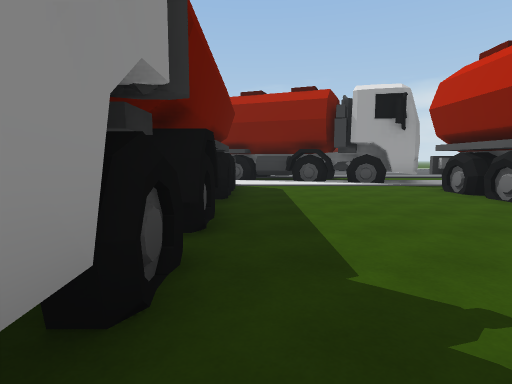
view 1 (above)

24 first-person views from a walk through a scene from a Unity 3-D project. The camera is 1.4 m above the floor, tilts 6° down and sees 80° across. The floor is counted in squares, 2 m on a side. Each view is taken from the middle of a square. On the plan, view 1 faces up. The plan holds only what a view shows up to about 10 squares ahead; the rest is blank. The place goes on beyond the plan.

view 2
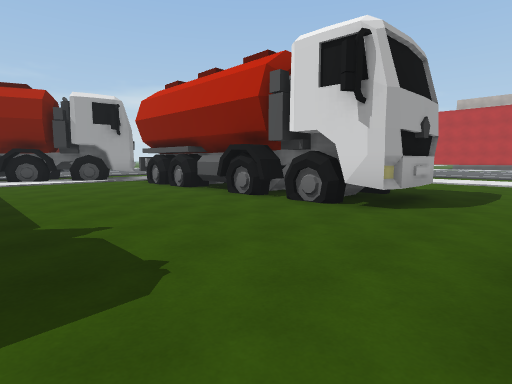

view 3
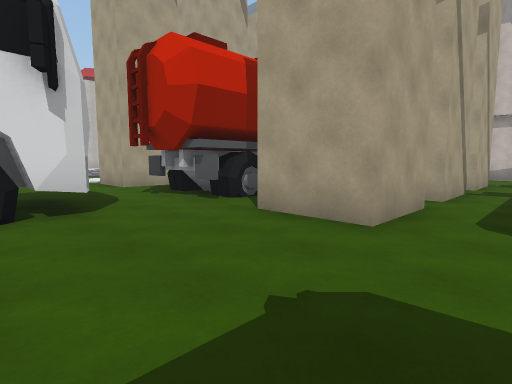

view 4
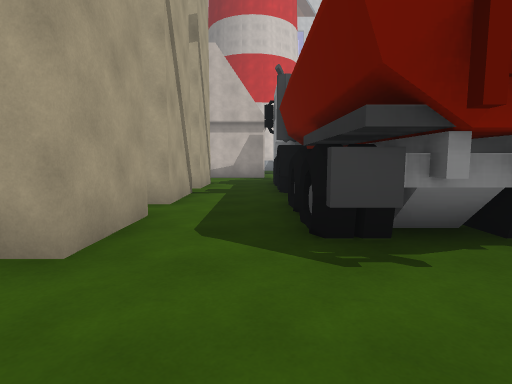

view 5
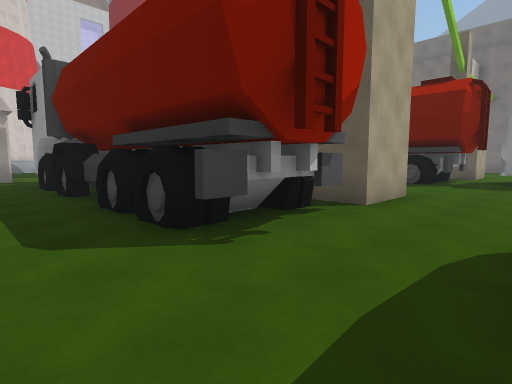

view 6
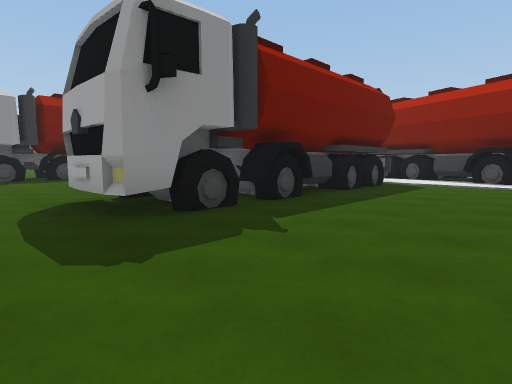

view 7
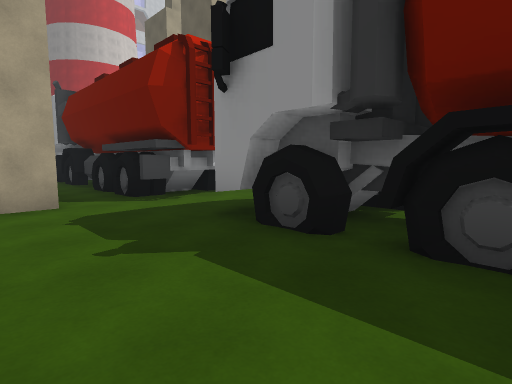

view 8
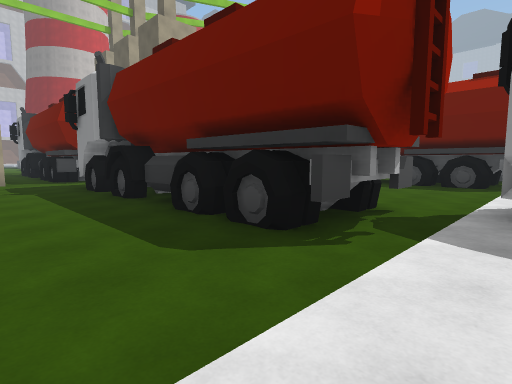

view 9
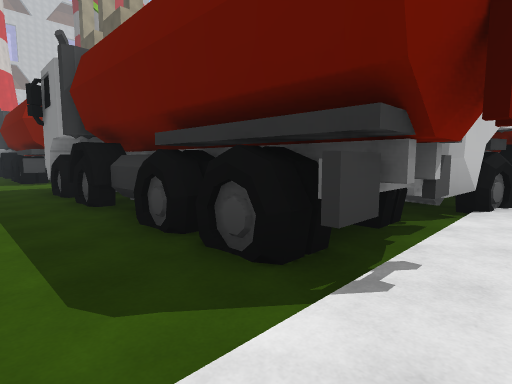

view 10
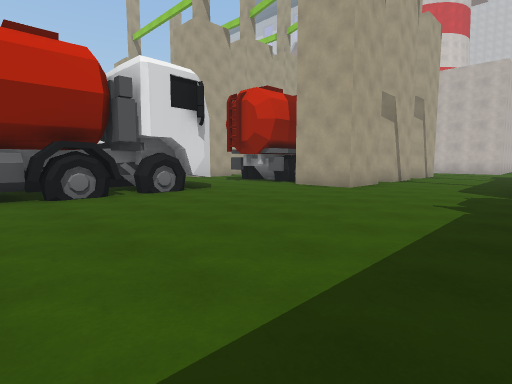

view 11
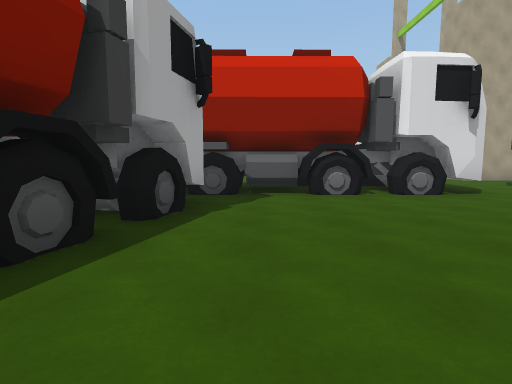

view 12
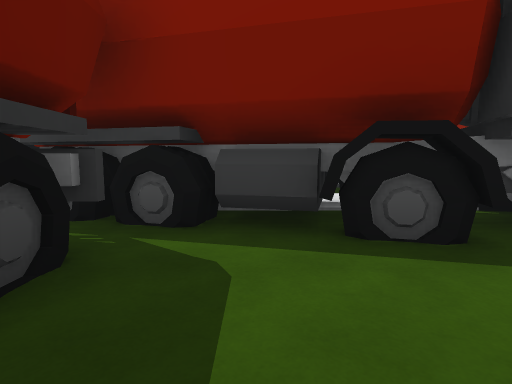

view 13
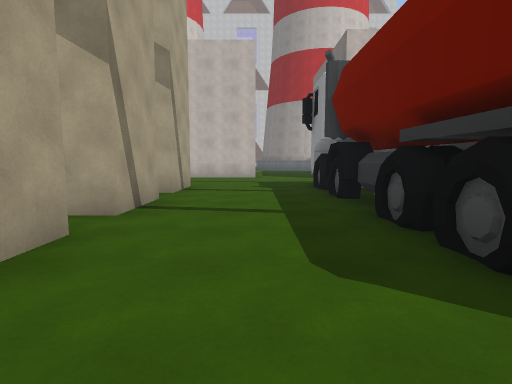

view 14
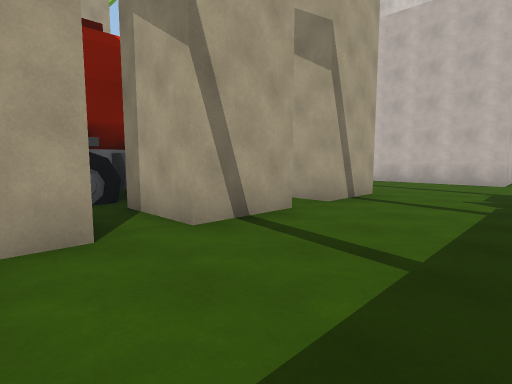

view 15
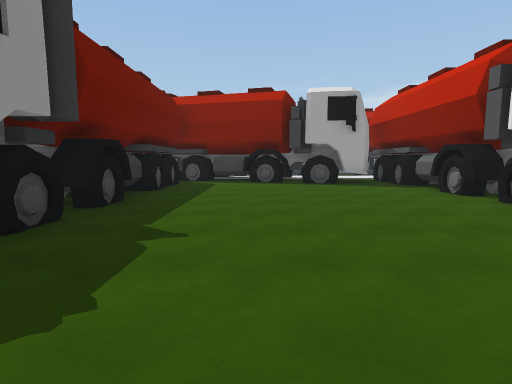

view 16
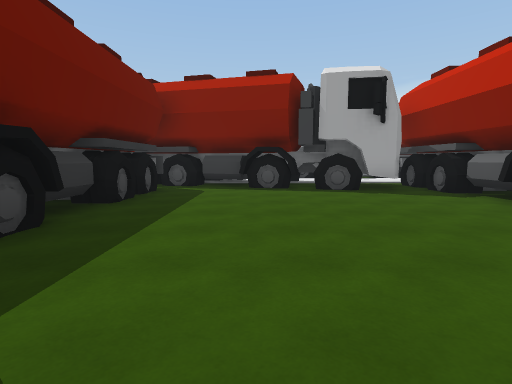

view 17
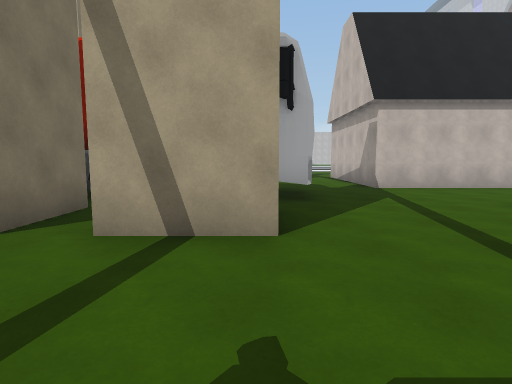

view 18
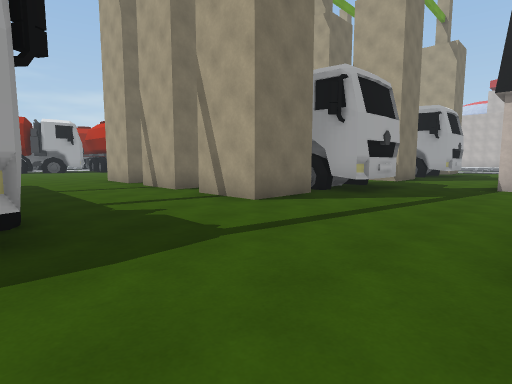

view 19
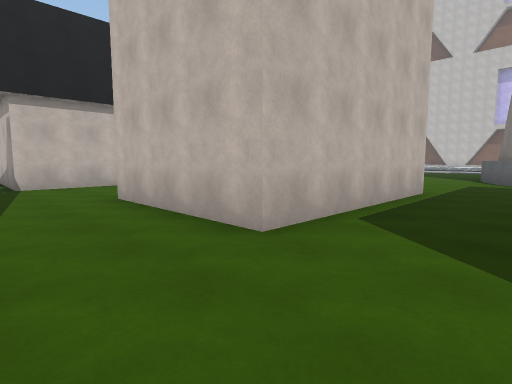

view 20
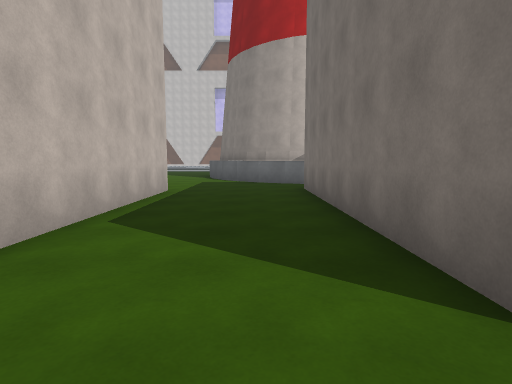

view 21
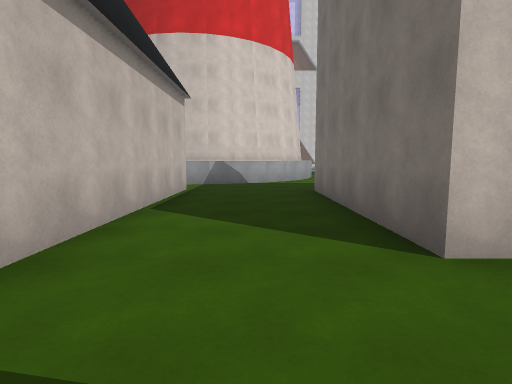

view 22
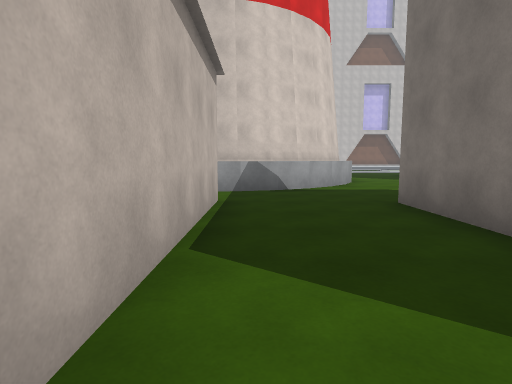

view 23
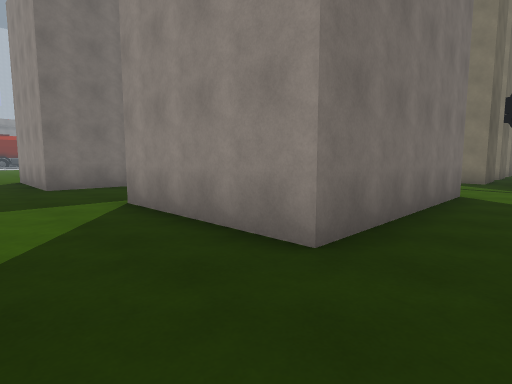

view 24
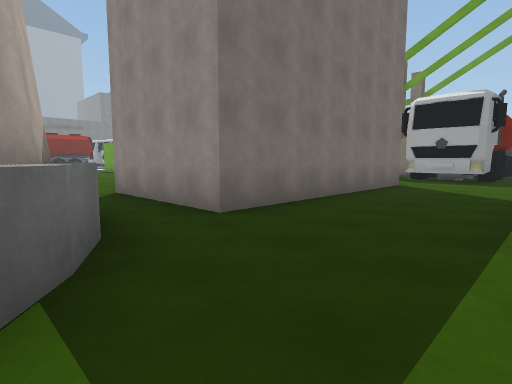

### Floor plan
Key: @ floor where view 1 was taken; # wall or solid block; . floor; ^ raised ledge; W wheel; T truck; O other object.
Columns run from 14 left of view 1 to 9 right of it. Each row starts with its distance up from view 1.
  9        #O ......WW#.....
  8     #####W####..........
  7     #W#W###W#W.....WW...
  6     W....W#W#W.....##...
  5     #.......##.....WW...
  4     W......###.....##...
  3     #......W#W....W#W...
  2     #W.....W#W.....##...
  1     #......###....W#W...
  0     #W........@....##...
 -1     #...................
 -2    ###...##.##..##.##.##
 -3     #W...##W#W..# .WW.#
 -4     ##...##W##..#   #.
 -5      W...##W#W..#   W.
 -6      #...#####..#   #.
 -7      W.....T W..    W.
 -8      #...##W##..#   #
 -9      W...##W#W..#   O
-10     ##......##...
-11     .............
-12     ..........###
-13     #..####...#
-14     #..#  #...#
-15     #..#  #...#
-16     #..#  #...#
-17     #..#  #...#
-18 #####..####...#
-19 ...............
-20    #^........^#
-21     ##.....^##
-22      ##....#

Where each view was taken, in squares from view 1:
view 1: 0 up, 0 right, facing up
view 2: 2 down, 0 right, facing up-right
view 3: 1 up, 0 right, facing down-right
view 4: 0 up, 0 right, facing down
view 5: 0 up, 1 right, facing down-left
view 6: 1 down, 3 right, facing up-left
view 7: 3 up, 9 right, facing down-left
view 8: 9 up, 9 right, facing down-left
view 9: 9 up, 1 right, facing down-left
view 10: 5 up, 9 left, facing down-right
view 11: 5 up, 9 left, facing right
view 12: 4 up, 8 left, facing up
view 13: 1 down, 7 left, facing down
view 14: 3 down, 8 left, facing down-right
view 15: 3 down, 7 left, facing up
view 16: 1 down, 7 left, facing up
view 17: 9 down, 8 left, facing right
view 18: 13 down, 9 left, facing up-right
view 19: 11 down, 9 left, facing down-right
view 20: 11 down, 9 left, facing down
view 21: 11 down, 2 left, facing down
view 22: 13 down, 1 left, facing down
view 23: 20 down, 2 left, facing up-left
view 24: 21 down, 7 left, facing up-left
